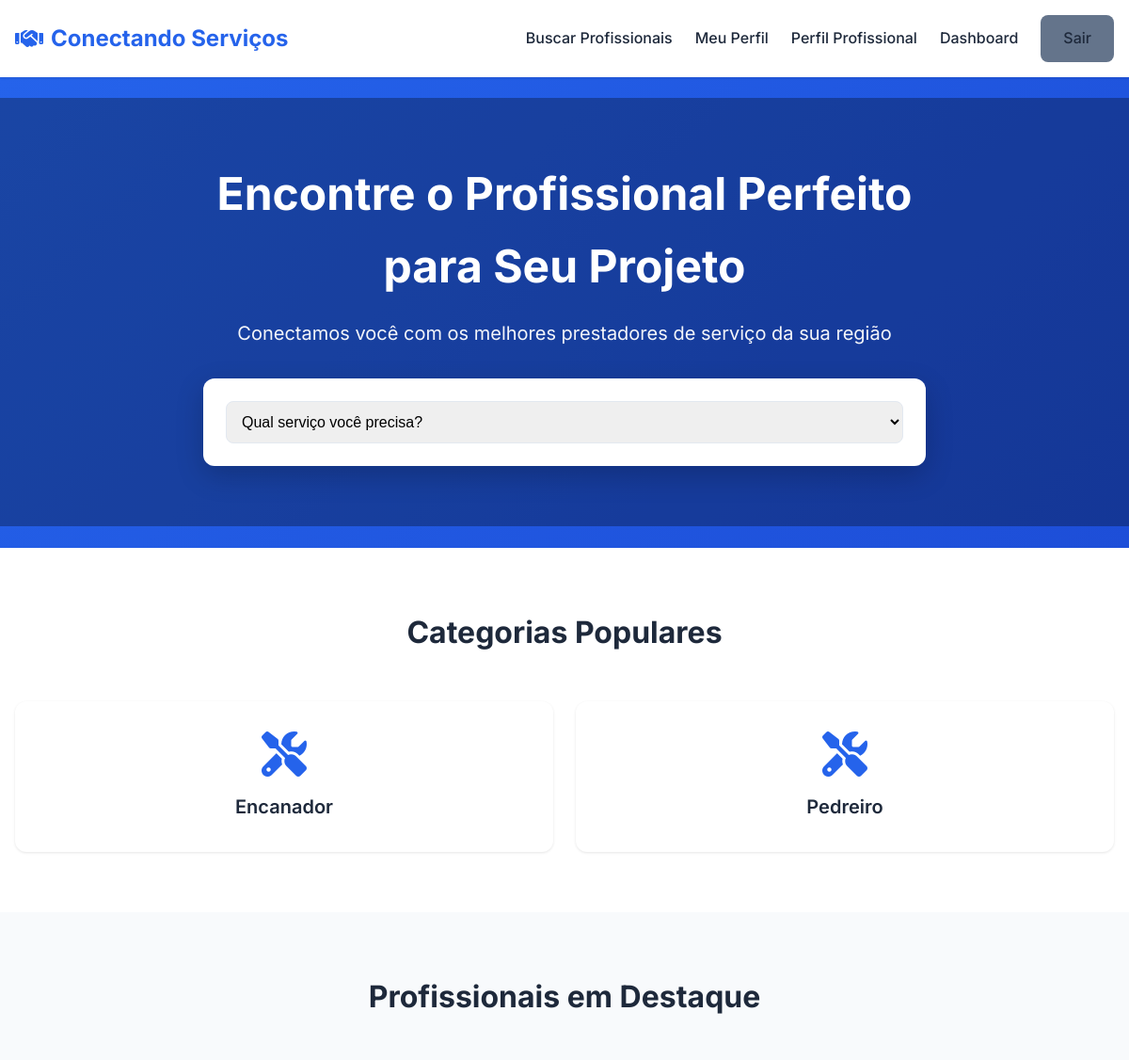
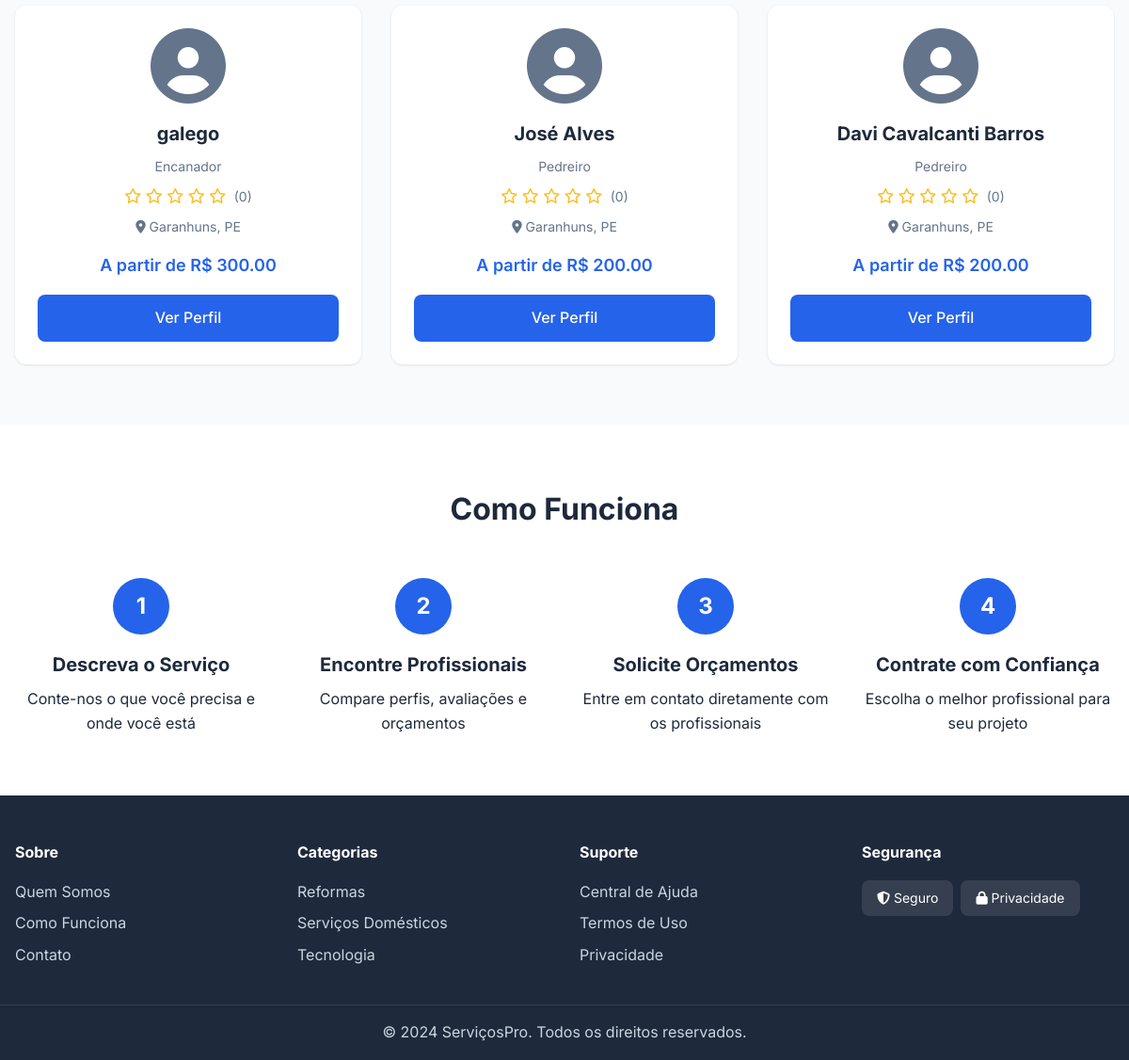
The page / (signed in) on the database its author committed (2 pictures, top to bottom).
### models.py (models this page shows, shortened)
class ServiceCategory(db.Model):
    __tablename__ = "service_categories"
    id = db.Column(db.Integer, primary_key=True)
    name = db.Column(db.String(140), unique=True, nullable=False)
    description = db.Column(db.Text)
    image = db.Column(db.Text)  # <-- FALTAVA! AGORA A IMAGEM É SALVA AQUI
    created_at = db.Column(db.DateTime, default=datetime.utcnow)
    professionals = db.relationship(
        "Professional",
        backref="category",
        cascade="all, delete-orphan"
    )

class Professional(db.Model):
    __tablename__ = "professionals"
    id = db.Column(db.Integer, primary_key=True)
    user_id = db.Column(db.Integer, db.ForeignKey("users.id"), unique=True, nullable=False)
    category_id = db.Column(db.Integer, db.ForeignKey("service_categories.id"))
    bio = db.Column(db.Text)
    experience_years = db.Column(db.Integer)
    starting_price = db.Column(db.Float)
    profile_photo = db.Column(db.String(255))
    portfolio_photos = db.Column(db.Text)                # JSON
    services_offered = db.Column(db.Text)                # JSON
    tags = db.Column(db.String(255))
    availability = db.Column(db.String(255))
    verified = db.Column(db.Boolean, default=False)
    response_time = db.Column(db.String(50), default="24 horas (estimado)")
    created_at = db.Column(db.DateTime, default=datetime.utcnow)
    service_requests = db.relationship(
        "ServiceRequest",
        backref="professional",
        cascade="all, delete-orphan"
    )
    reviews = db.relationship(
        "Review",
        backref="professional",
        cascade="all, delete-orphan"
    )
    @property
    def average_rating(self):
        if not self.reviews:
            return 0
        return sum(r.rating for r in self.reviews) / len(self.reviews)
    @property
    def review_count(self):
        return len(self.reviews)

class User(db.Model, UserMixin):
    __tablename__ = 'users'
    id = db.Column(db.Integer, primary_key=True)
    name = db.Column(db.String(120), nullable=False)
    cpf = db.Column(db.String(14), unique=True, nullable=False)
    email = db.Column(db.String(120), unique=True, nullable=False)
    phone = db.Column(db.String(20))
    password_hash = db.Column(db.String(255), nullable=False)
    user_type = db.Column(db.String(20), default='client')  # client / professional
    cep = db.Column(db.String(9))
    address = db.Column(db.String(200))
    neighborhood = db.Column(db.String(120))
    city = db.Column(db.String(120))
    state = db.Column(db.String(2))
    created_at = db.Column(db.DateTime, default=datetime.utcnow)
    professional_profile = db.relationship(
        "Professional",
        backref="user",
        uselist=False,
        cascade="all, delete-orphan"
    )
    client_requests = db.relationship(
        "ServiceRequest",
        backref="client",
        foreign_keys="ServiceRequest.client_id",
        cascade="all, delete-orphan"
    )
    reviews_given = db.relationship(
        "Review",
        backref="client",
        foreign_keys="Review.client_id",
        cascade="all, delete-orphan"
    )

### app.py (the view)
@app.route('/')
def index():
    categories = ServiceCategory.query.order_by(ServiceCategory.name).all()
    professionals = Professional.query.order_by(Professional.created_at.desc()).limit(6).all()
    return render_template('index.html', categories=categories, professionals=professionals)

### app.py (called while the page is built)
@login_manager.user_loader
def load_user(user_id):
    try:
        return User.query.get(int(user_id))
    except Exception:
        return None

### templates/index.html (shortened to what this page needs)
{% extends "base.html" %}
{% block content %}
<section class="hero">
    <div class="hero-overlay">
        <div class="container hero-content">
            <h1>Encontre o Profissional Perfeito para Seu Projeto</h1>
            <p>Conectamos você com os melhores prestadores de serviço da sua região</p>
            <form action="{{ url_for('search') }}" method="get" class="hero-search">
                <select name="category" class="search-input">
                    <option value="">Qual serviço você precisa?</option>
                </select>
            </form>
        </div>
    </div>
</section>
<section class="section">
    <div class="container">
        <h2 class="section-title">Categorias Populares</h2>
        <div class="categories-grid">
            {% for category in categories %}
            <a href="{{ url_for('search') }}?category={{ category.id }}" class="category-card">
                <i class="fas {{ category.icon or 'fa-tools' }}"></i>
                <h3>{{ category.name }}</h3>
            </a>
            {% endfor %}
        </div>
    </div>
</section>
<section class="section bg-light">
    <div class="container">
        <h2 class="section-title">Profissionais em Destaque</h2>
        <div class="professionals-grid">
            {% for prof in professionals %}
            <div class="professional-card">
                <div class="prof-photo">
                    <i class="fas fa-user-circle"></i>
                </div>
                <h3>{{ prof.user.name }}</h3>
                <p class="category">{{ prof.category.name }}</p>
                <div class="rating">
                    {% for i in range(5) %}
                    {% if i < prof.average_rating %} <i class="fas fa-star"></i>
                        {% else %}
                        <i class="far fa-star"></i>
                        {% endif %}
                        {% endfor %}
                        <span>({{ prof.review_count }})</span>
                </div>
                <p class="location"><i class="fas fa-map-marker-alt"></i> {{ prof.user.city }}, {{ prof.user.state }}
                </p>
                {% if prof.starting_price %}
                <p class="price">A partir de R$ {{ "%.2f"|format(prof.starting_price) }}</p>
                {% endif %}
                <a href="" class="btn-primary btn-block">Ver Perfil</a>
            </div>
            {% endfor %}
        </div>
    </div>
</section>
<section class="section">
    <div class="container">
        <h2 class="section-title">Como Funciona</h2>
        <div class="steps-grid">
            <div class="step-card">
                <div class="step-number">1</div>
                <h3>Descreva o Serviço</h3>
                <p>Conte-nos o que você precisa e onde você está</p>
            </div>
            <div class="step-card">
                <div class="step-number">2</div>
                <h3>Encontre Profissionais</h3>
                <p>Compare perfis, avaliações e orçamentos</p>
            </div>
            <div class="step-card">
                <div class="step-number">3</div>
                <h3>Solicite Orçamentos</h3>
                <p>Entre em contato diretamente com os profissionais</p>
            </div>
            <div class="step-card">
                <div class="step-number">4</div>
                <h3>Contrate com Confiança</h3>
                <p>Escolha o melhor profissional para seu projeto</p>
            </div>
        </div>
    </div>
</section>
{% endblock %}

### static/css/style.css (style rules this page uses)
:root { --primary-color: #2563eb; --primary-dark: #1d4ed8; --secondary-color: #64748b; --success-color: #10b981; --danger-color: #ef4444; --warning-color: #f59e0b; --bg-light: #f8fafc; --text-dark: #1e293b; --text-muted: #64748b; --border-color: #e2e8f0; }
* { margin: 0; padding: 0; box-sizing: border-box; }
body { font-family: 'Inter', -apple-system, BlinkMacSystemFont, 'Segoe UI', sans-serif; color: var(--text-dark); line-height: 1.6; }
.container { max-width: 1280px; margin: 0 auto; padding: 0 1rem; }
.btn-primary { background: var(--primary-color); color: white; padding: 0.75rem 1.5rem; border: none; border-radius: 0.5rem; font-weight: 500; cursor: pointer; text-decoration: none; display: inline-block; transition: background 0.2s; }
.btn-block { width: 100%; text-align: center; }
.hero { background: linear-gradient(135deg, #2563eb 0%, #1d4ed8 100%); min-height: 500px; display: flex; align-items: center; justify-content: center; position: relative; color: white; }
.hero-overlay { width: 100%; background: rgba(0,0,0,0.3); padding: 4rem 0; }
.hero-content { text-align: center; max-width: 800px; margin: 0 auto; }
.hero h1 { font-size: 3rem; font-weight: 700; margin-bottom: 1rem; }
.hero p { font-size: 1.25rem; margin-bottom: 2rem; opacity: 0.95; }
.hero-search { background: white; padding: 1.5rem; border-radius: 0.75rem; display: flex; gap: 1rem; box-shadow: 0 10px 30px rgba(0,0,0,0.2); }
.search-input { flex: 1; padding: 0.75rem; border: 1px solid var(--border-color); border-radius: 0.5rem; font-size: 1rem; }
.section { padding: 4rem 0; }
.section-title { font-size: 2rem; font-weight: 700; text-align: center; margin-bottom: 3rem; }
.bg-light { background: var(--bg-light); }
.categories-grid { display: grid; grid-template-columns: repeat(auto-fit, minmax(250px, 1fr)); gap: 1.5rem; }
.category-card { background: white; padding: 2rem; border-radius: 0.75rem; text-align: center; text-decoration: none; color: var(--text-dark); box-shadow: 0 1px 3px rgba(0,0,0,0.1); transition: transform 0.2s, box-shadow 0.2s; }
.category-card i { font-size: 3rem; color: var(--primary-color); margin-bottom: 1rem; }
.category-card h3 { font-size: 1.25rem; font-weight: 600; }
.professionals-grid { display: grid; grid-template-columns: repeat(auto-fill, minmax(300px, 1fr)); gap: 2rem; }
.professional-card { background: white; padding: 1.5rem; border-radius: 0.75rem; box-shadow: 0 1px 3px rgba(0,0,0,0.1); text-align: center; }
.prof-photo { width: 80px; height: 80px; margin: 0 auto 1rem; color: var(--secondary-color); }
.prof-photo i { font-size: 80px; }
.professional-card h3 { font-size: 1.25rem; margin-bottom: 0.5rem; }
.category { color: var(--text-muted); font-size: 0.875rem; margin-bottom: 0.5rem; }
.rating { color: #fbbf24; margin-bottom: 0.5rem; }
.rating span { color: var(--text-muted); font-size: 0.875rem; margin-left: 0.25rem; }
.location { color: var(--text-muted); font-size: 0.875rem; margin-bottom: 0.5rem; }
.price { font-size: 1.125rem; font-weight: 600; color: var(--primary-color); margin: 1rem 0; }
.steps-grid { display: grid; grid-template-columns: repeat(auto-fit, minmax(250px, 1fr)); gap: 2rem; }
.step-card { text-align: center; }
.step-number { width: 60px; height: 60px; background: var(--primary-color); color: white; border-radius: 50%; display: flex; align-items: center; justify-content: center; font-size: 1.5rem; font-weight: 700; margin: 0 auto 1rem; }
.step-card h3 { font-size: 1.25rem; margin-bottom: 0.5rem; }

### rows shown on the page
ServiceCategory: name "Encanador"
ServiceCategory: name "Pedreiro"
Professional: user.name "galego", category.name "Encanador", review_count "0", user.city "Garanhuns", user.state "PE", starting_price "300.00"
Professional: user.name "José Alves", category.name "Pedreiro", review_count "0", user.city "Garanhuns", user.state "PE", starting_price "200.00"
Professional: user.name "Davi Cavalcanti Barros", category.name "Pedreiro", review_count "0", user.city "Garanhuns", user.state "PE", starting_price "200.00"
